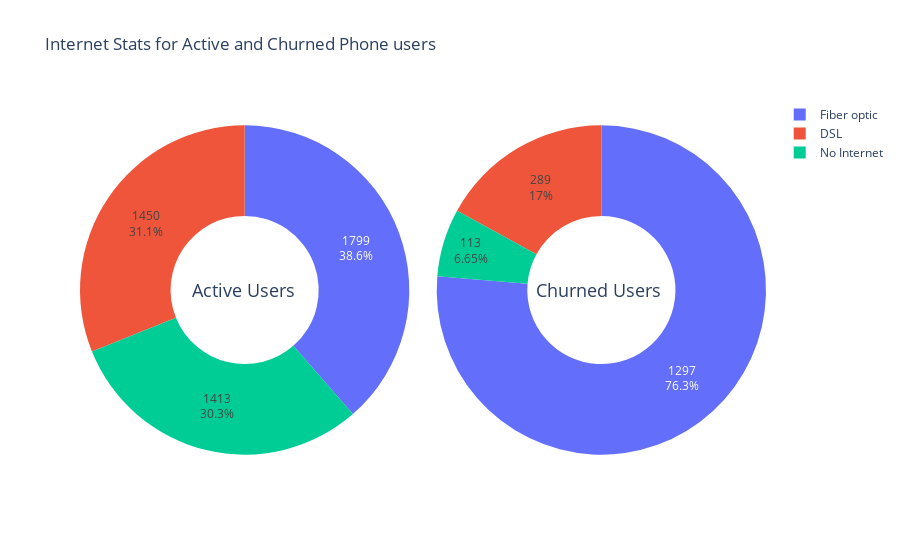

This figure's notebook cell:
### Markdown cell above
Observations: Aside from the raw numbers

- Whether we consider Internet, Phone, or both, we have currently many more active users than churned users.
    
- Just because 85% of the users who churned had both internet + phone doesn’t mean the combo “internet + phone” is bad.       They constitute 63% of our active user base after all.
    
- Similarly, 6% churned user had only phone services doesn’t mean the "phone only" policy is good. They don’t have as many active users to begin with

### Code cell
labels_active = ['Fiber optic','DSL','No Internet']
values_active = [
    active_phone_users[active_phone_users['InternetService'] == 'Fiber optic'].shape[0],
    active_phone_users[active_phone_users['InternetService'] == 'DSL'].shape[0],
    active_phone_users[active_phone_users['InternetService'] == 'No'].shape[0]
]
trace_active = go.Pie(labels=labels_active, values=values_active, hole = .45, 
                      domain={"x": [0, .48]}, hoverinfo='label+percent+value', textinfo='value+percent')

labels_churned = ['Fiber optic','DSL','No Internet']
values_churned = [
    churned_phone_users[churned_phone_users['InternetService'] == 'Fiber optic'].shape[0],
    churned_phone_users[churned_phone_users['InternetService'] == 'DSL'].shape[0],
    churned_phone_users[churned_phone_users['InternetService'] == 'No'].shape[0]
]
trace_churned = go.Pie(labels=labels_churned, values=values_churned, hole = .45,
                       domain={"x": [0.52, 1]}, hoverinfo='label+percent+value', textinfo='value+percent')

layout={
    'title': 'Internet Stats for Active and Churned Phone users',
    'annotations': [
        {'text': 'Active Users',                
         "x": 0.16, # Position of Text
         "y": 0.5,
         'showarrow':False,
         'font':{'size': 18}
        }, 
        {'text': 'Churned Users',
         "x": 0.85,
        "y": 0.5,
        'showarrow':False,
        'font':{'size': 18}
        }
    ]
}

fig = go.Figure(dict(data=[trace_active, trace_churned], layout=layout))
iplot(fig)

### Figure 1 — Plotly figure (JSON) as saved in the notebook; plotly's stock layout.template omitted (floating-point values rounded to 4 significant figures)
{"data": [{"domain": {"x": [0, 0.48]}, "hole": 0.45, "hoverinfo": "label+percent+value", "labels": ["Fiber optic", "DSL", "No Internet"], "textinfo": "value+percent", "type": "pie", "values": [1799, 1450, 1413]}, {"domain": {"x": [0.52, 1]}, "hole": 0.45, "hoverinfo": "label+percent+value", "labels": ["Fiber optic", "DSL", "No Internet"], "textinfo": "value+percent", "type": "pie", "values": [1297, 289, 113]}], "layout": {"annotations": [{"font": {"size": 18}, "showarrow": false, "text": "Active Users", "x": 0.16, "y": 0.5}, {"font": {"size": 18}, "showarrow": false, "text": "Churned Users", "x": 0.85, "y": 0.5}], "title": {"text": "Internet Stats for Active and Churned Phone users"}}}
